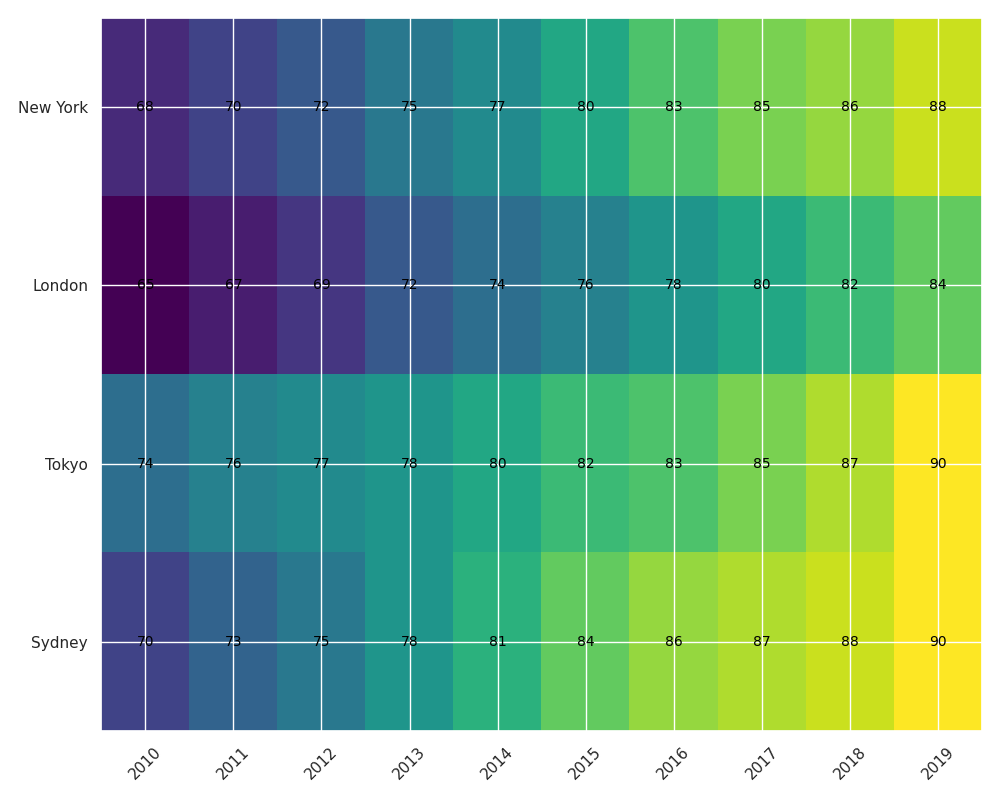

Write Python code to recreate this figure.
import matplotlib.pyplot as plt
import numpy as np

cities = ['New York', 'London', 'Tokyo', 'Sydney']
years = np.arange(2010, 2020)
ucri_scores = np.array([
    [68, 70, 72, 75, 77, 80, 83, 85, 86, 88],
    [65, 67, 69, 72, 74, 76, 78, 80, 82, 84],
    [74, 76, 77, 78, 80, 82, 83, 85, 87, 90],
    [70, 73, 75, 78, 81, 84, 86, 87, 88, 90]
])

fig, ax = plt.subplots(figsize=(10, 8))
cax = ax.imshow(ucri_scores, cmap='viridis', aspect='auto')

ax.set_xticks(np.arange(len(years)))
ax.set_yticks(np.arange(len(cities)))
ax.set_xticklabels(years)
ax.set_yticklabels(cities)

plt.xticks(rotation=45)

for i in range(len(cities)):
    for j in range(len(years)):
        ax.text(j, i, ucri_scores[i, j], va='center', ha='center', color='black', fontsize=10)

plt.tight_layout()
plt.show()
